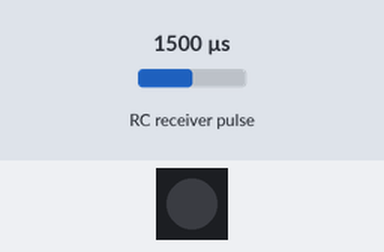
Bench run of a sketch on a simulated ATtiny85, built with avr-gcc and run on an emulated ATtiny85. Parts: 1 RGB LEDs in strip order, left to right. Wiring (inferred from the names in the program): RC receiver channel: data PB2. Inputs (shaded band) come from the test bench; at power-on: RC receiver pulse 1500 µs.

Above: at 1.2 s.
1.3 s: RC receiver pulse (sensor on PB2) set to 1020 µs
At 2.0 s:
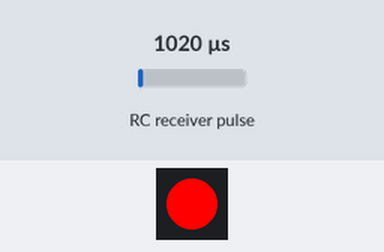
2.8 s: RC receiver pulse (sensor on PB2) set to 1750 µs
At 3.2 s:
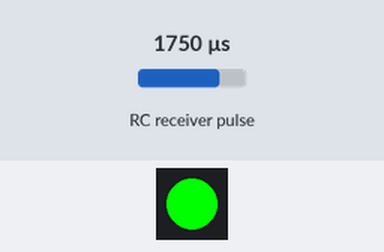
4.3 s: RC receiver pulse (sensor on PB2) set to 1615 µs
5.8 s: RC receiver pulse (sensor on PB2) set to 1586 µs
At 6.6 s:
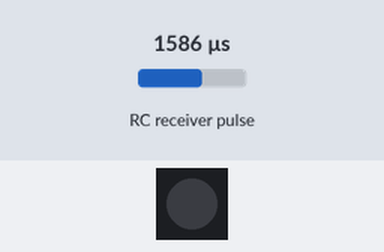
7.3 s: RC receiver pulse (sensor on PB2) set to 1250 µs
At 7.7 s:
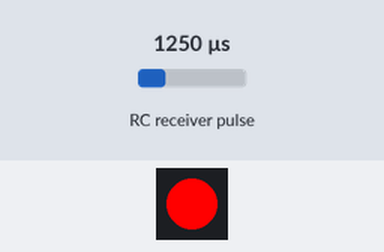
Timing chart, 0 to 9.8 s (numbered marks = the images above; inputs shaded):
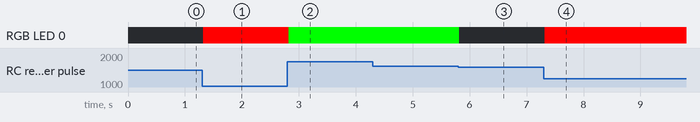

Measured:
- the behaviour switches between 1600 and 1599 µs on RC receiver pulse (sensor on PB2) (found by bisection; images 2 and 3)
- after the input at 1.3 s, RGB LED 0: off → RGB(255, 0, 0) at once
- after the input at 2.8 s, RGB LED 0: RGB(255, 0, 0) → RGB(0, 255, 0) at once
- after the input at 4.3 s, every drawn part: stays the same
- after the input at 5.8 s, RGB LED 0: RGB(0, 255, 0) → off at once
- after the input at 7.3 s, RGB LED 0: off → RGB(255, 0, 0) at once

The sketch:

dive_indicator.ino
```cpp
// (licence header left out)
#include <Adafruit_NeoPixel.h>
#ifdef __AVR__
  #include <avr/power.h>
#endif

#define PIN            0

#define NUMPIXELS      1
#define RC_PIN 2
Adafruit_NeoPixel pixels = Adafruit_NeoPixel(NUMPIXELS, PIN, NEO_GRB + NEO_KHZ800);

#define UP 0
#define DOWN 1

#define NORMAL 3

#define OFF 0
#define ON 1


int state = NORMAL;

void setup() {
  // This is for Trinket 5V 16MHz, you can remove these three lines if you are not using a Trinket
#if defined (__AVR_ATtiny85__)
  if (F_CPU == 16000000) clock_prescale_set(clock_div_1);
#endif
  // End of trinket special code

  pinMode(RC_PIN,INPUT);

  pixels.begin(); // This initializes the NeoPixel library.

    pixels.setPixelColor(0, pixels.Color(0,0,0)); // Moderately bright green color.
   // pixels.setPixelColor(1, pixels.Color(0,0,0)); // Moderately bright green color.
    pixels.show(); // This sends the updated pixel color to the hardware.

}


void loop() {

  int time = pulseIn(RC_PIN,HIGH, 30000);
  //int time = PRIGHT;
  if(time >1000 && time<2000){
    if(time > 1600.0f){
      state = UP;
    } else if (time< 1400.0f){
      state = DOWN;
    } else {
      state = NORMAL;
    }
  }
  if(state == UP){
    pixels.setPixelColor(0, pixels.Color(0,255,0)); // Moderately bright green color.
    pixels.show(); // This sends the updated pixel color to the hardware.
  }
  if(state == DOWN){
    pixels.setPixelColor(0, pixels.Color(255,0,0)); // Moderately bright green color.
    pixels.show(); // This sends the updated pixel color to the hardware.
  }
  if(state == NORMAL){
    pixels.setPixelColor(0, pixels.Color(0,0,0)); // Moderately bright green color.
    pixels.show(); // This sends the updated pixel color to the hardware.
  }


}
```
